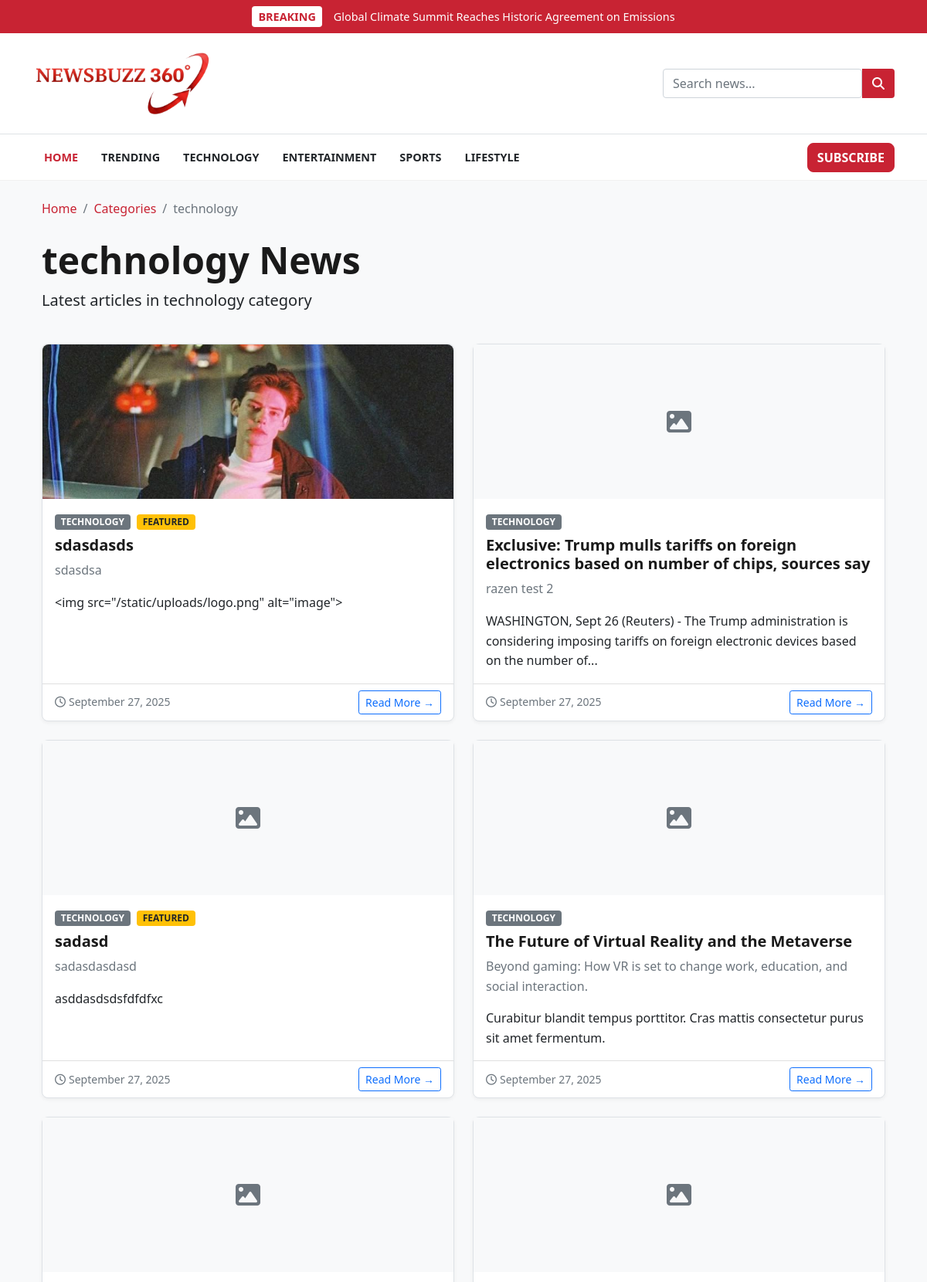
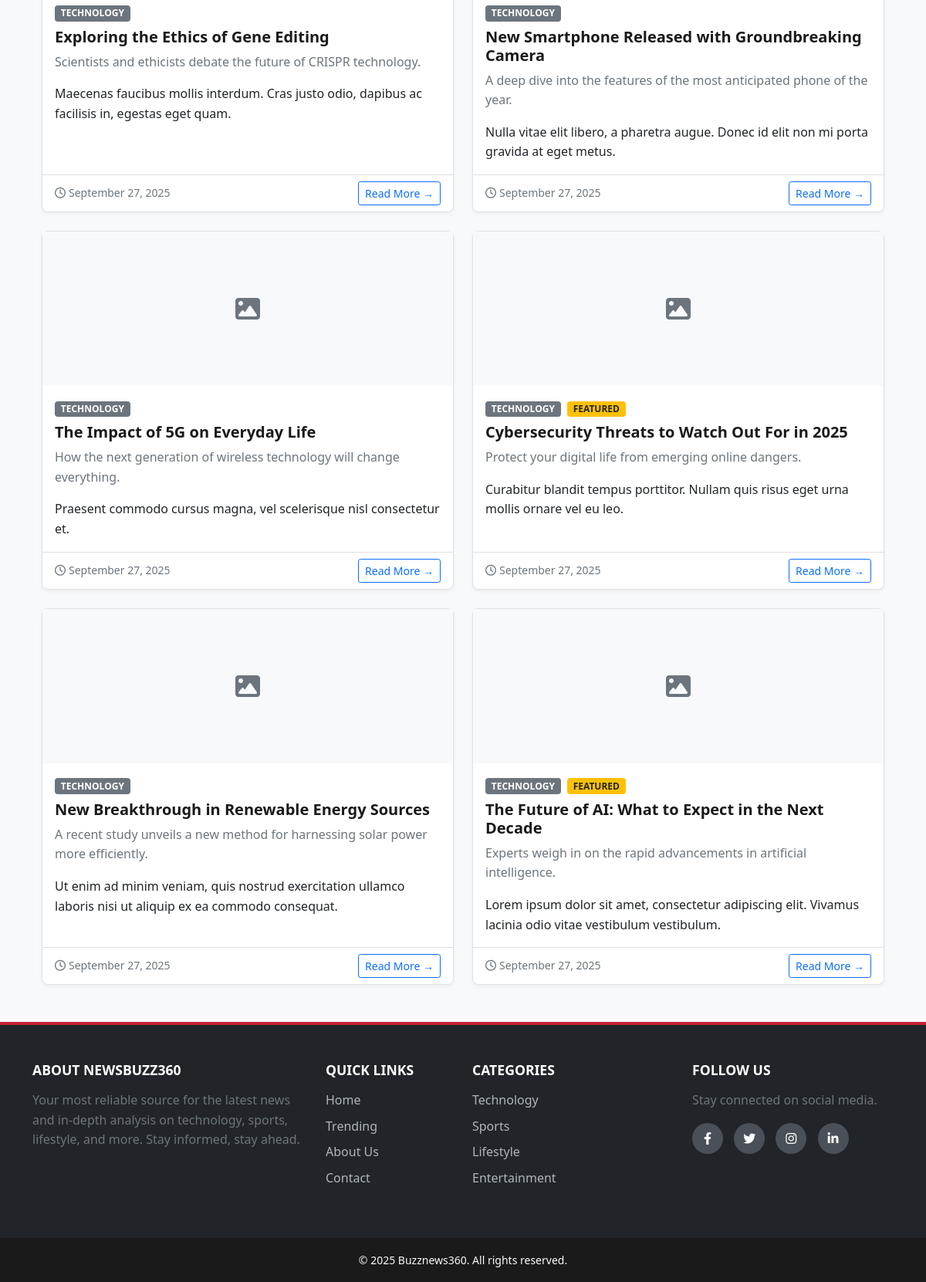
The app's page /category/technology with its own data (2 pictures, top to bottom).
### models.py (models this page shows, shortened)
class Post(db.Model):
    id = db.Column(db.Integer, primary_key=True)
    title = db.Column(db.String(100), nullable=False)
    subtitle = db.Column(db.String(150), nullable=True)
    content = db.Column(db.Text, nullable=False)
    category = db.Column(db.String(50), nullable=True)
    thumbnail = db.Column(db.String(100), nullable=True)
    featured = db.Column(db.Boolean, default=False)
    created_at = db.Column(db.DateTime, default=datetime.utcnow)

### app.py (the view)
@app.route("/category/<string:category_name>")
def category(category_name):
    posts = Post.query.filter_by(category=category_name).order_by(Post.id.desc()).all()
    return render_template("category.html", category_name=category_name, posts=posts)

### app.py (called while the page is built)
@app.template_filter('datetime')
def format_datetime(value, format='%B %d, %Y'):
    if isinstance(value, datetime):
        return value.strftime(format)
    return "Recent"

@app.context_processor
@cache.cached(timeout=600)
def inject_categories():
    categories = db.session.query(Post.category, db.func.count(Post.id).label('count')).filter(Post.category.isnot(None), Post.category != '').group_by(Post.category).all()
    current_year = datetime.now().year
    return dict(categories=categories, current_year=current_year)

### templates/category.html (shortened to what this page needs)
{% extends "base.html" %}
{% block content %}
<div class="container mt-4">
    <nav aria-label="breadcrumb" class="mb-4">
        <ol class="breadcrumb">
            <li class="breadcrumb-item"><a href="{{ url_for('home') }}">Home</a></li>
            <li class="breadcrumb-item"><a href="{{ url_for('categories') }}">Categories</a></li>
            <li class="breadcrumb-item active" aria-current="page">{{ category_name }}</li>
        </ol>
    </nav>
    <div class="row mb-4">
        <div class="col-12">
            <h1 class="display-5 fw-bold">{{ category_name }} News</h1>
            <p class="lead">Latest articles in {{ category_name }} category</p>
        </div>
    </div>
    {% if posts %}
    <div class="row">
        {% for post in posts %}
        <div class="col-lg-6 mb-4">
            <div class="card h-100 post-card">
                {% if post.thumbnail %}
                <img src="{{ url_for('static', filename='uploads/' + post.thumbnail) }}" class="card-img-top" alt="{{ post.title }}" style="height: 200px; object-fit: cover;">
                {% else %}
                <div class="bg-light d-flex align-items-center justify-content-center" style="height: 200px;">
                    <i class="fas fa-image fa-2x text-muted"></i>
                </div>
                {% endif %}
                <div class="card-body">
                    <span class="badge bg-secondary mb-2">{{ post.category|default('General', true) }}</span>
                    {% if post.featured %}
                    <span class="badge bg-warning text-dark mb-2 ms-1">Featured</span>
                    {% endif %}
                    <h3 class="card-title h5">{{ post.title }}</h3>
                    {% if post.subtitle %}
                    <p class="card-text text-muted">{{ post.subtitle }}</p>
                    {% endif %}
                    <p class="card-text">{{ post.content|truncate(150) }}</p>
                </div>
                <div class="card-footer bg-transparent">
                    <div class="d-flex justify-content-between align-items-center">
                        <small class="text-muted">
                            <i class="far fa-clock me-1"></i>{{ post.created_at|datetime }}
                        </small>
                        <a href="{{ url_for('article', id=post.id) }}" class="btn btn-outline-primary btn-sm">Read More →</a>
                    </div>
                </div>
            </div>
        </div>
        {% endfor %}
    </div>
    {% endif %}
</div>
{% endblock %}

### static/style.css (style rules this page uses)
:root { --primary-red: #c82333; --primary-dark-red: #a81e2a; --background-color: #f8f9fa; --surface-color: #ffffff; --text-color: #212529; --heading-color: #1a1a1a; --border-color: #dee2e6; --light-gray: #f1f1f1; --font-primary: 'Segoe UI', Tahoma, Geneva, Verdana, sans-serif; --font-logo: 'Playfair Display', serif; --border-radius-sm: 0.25rem; --border-radius-md: 0.5rem; --box-shadow: 0 4px 12px rgba(0, 0, 0, 0.08); }
body { font-family: var(--font-primary); background-color: var(--background-color); color: var(--text-color); line-height: 1.6; }
h1, h2, h3, h4, h5, h6 { color: var(--heading-color); font-weight: 700; }
a { color: var(--primary-red); text-decoration: none; transition: all 0.2s ease-in-out; }
.post-card { border: 1px solid var(--border-color); border-radius: var(--border-radius-md); box-shadow: 0 2px 5px rgba(0,0,0,0.05); transition: all 0.3s ease-in-out; }
.post-card .card-img-top { height: 200px; object-fit: cover; border-top-left-radius: var(--border-radius-md); border-top-right-radius: var(--border-radius-md); }
.post-card .card-title { font-family: var(--font-headings); font-weight: bold; color: var(--heading-color); }
.post-card .badge { text-transform: uppercase; }

### records on screen
Post: thumbnail (picture), category "TECHNOLOGY", featured "FEATURED", title "sdasdasds", subtitle "sdasdsa", content "<img src=\"/static/uploads/logo.png\" alt=\"image\">", created_at "September 27, 2025"
Post: category "TECHNOLOGY", title "Exclusive: Trump mulls tariffs on foreign electronics based on number of chips, sources say", subtitle "razen test 2", content "WASHINGTON, Sept 26 (Reuters) - The Trump administration is considering imposing tariffs on foreign electronic devices based on the number of...", created_at "September 27, 2025"
Post: category "TECHNOLOGY", featured "FEATURED", title "sadasd", subtitle "sadasdasdasd", content "asddasdsdsfdfdfxc", created_at "September 27, 2025"
Post: category "TECHNOLOGY", title "The Future of Virtual Reality and the Metaverse", subtitle "Beyond gaming: How VR is set to change work, education, and social interaction.", content "Curabitur blandit tempus porttitor. Cras mattis consectetur purus sit amet fermentum.", created_at "September 27, 2025"
Post: category "TECHNOLOGY", title "Exploring the Ethics of Gene Editing", subtitle "Scientists and ethicists debate the future of CRISPR technology.", content "Maecenas faucibus mollis interdum. Cras justo odio, dapibus ac facilisis in, egestas eget quam.", created_at "September 27, 2025"
Post: category "TECHNOLOGY", title "New Smartphone Released with Groundbreaking Camera", subtitle "A deep dive into the features of the most anticipated phone of the year.", content "Nulla vitae elit libero, a pharetra augue. Donec id elit non mi porta gravida at eget metus.", created_at "September 27, 2025"
Post: category "TECHNOLOGY", title "The Impact of 5G on Everyday Life", subtitle "How the next generation of wireless technology will change everything.", content "Praesent commodo cursus magna, vel scelerisque nisl consectetur et.", created_at "September 27, 2025"
Post: category "TECHNOLOGY", featured "FEATURED", title "Cybersecurity Threats to Watch Out For in 2025", subtitle "Protect your digital life from emerging online dangers.", content "Curabitur blandit tempus porttitor. Nullam quis risus eget urna mollis ornare vel eu leo.", created_at "September 27, 2025"
Post: category "TECHNOLOGY", title "New Breakthrough in Renewable Energy Sources", subtitle "A recent study unveils a new method for harnessing solar power more efficiently.", content "Ut enim ad minim veniam, quis nostrud exercitation ullamco laboris nisi ut aliquip ex ea commodo consequat.", created_at "September 27, 2025"
Post: category "TECHNOLOGY", featured "FEATURED", title "The Future of AI: What to Expect in the Next Decade", subtitle "Experts weigh in on the rapid advancements in artificial intelligence.", content "Lorem ipsum dolor sit amet, consectetur adipiscing elit. Vivamus lacinia odio vitae vestibulum vestibulum.", created_at "September 27, 2025"

### other values on screen
{{ category_name }} "technology"
